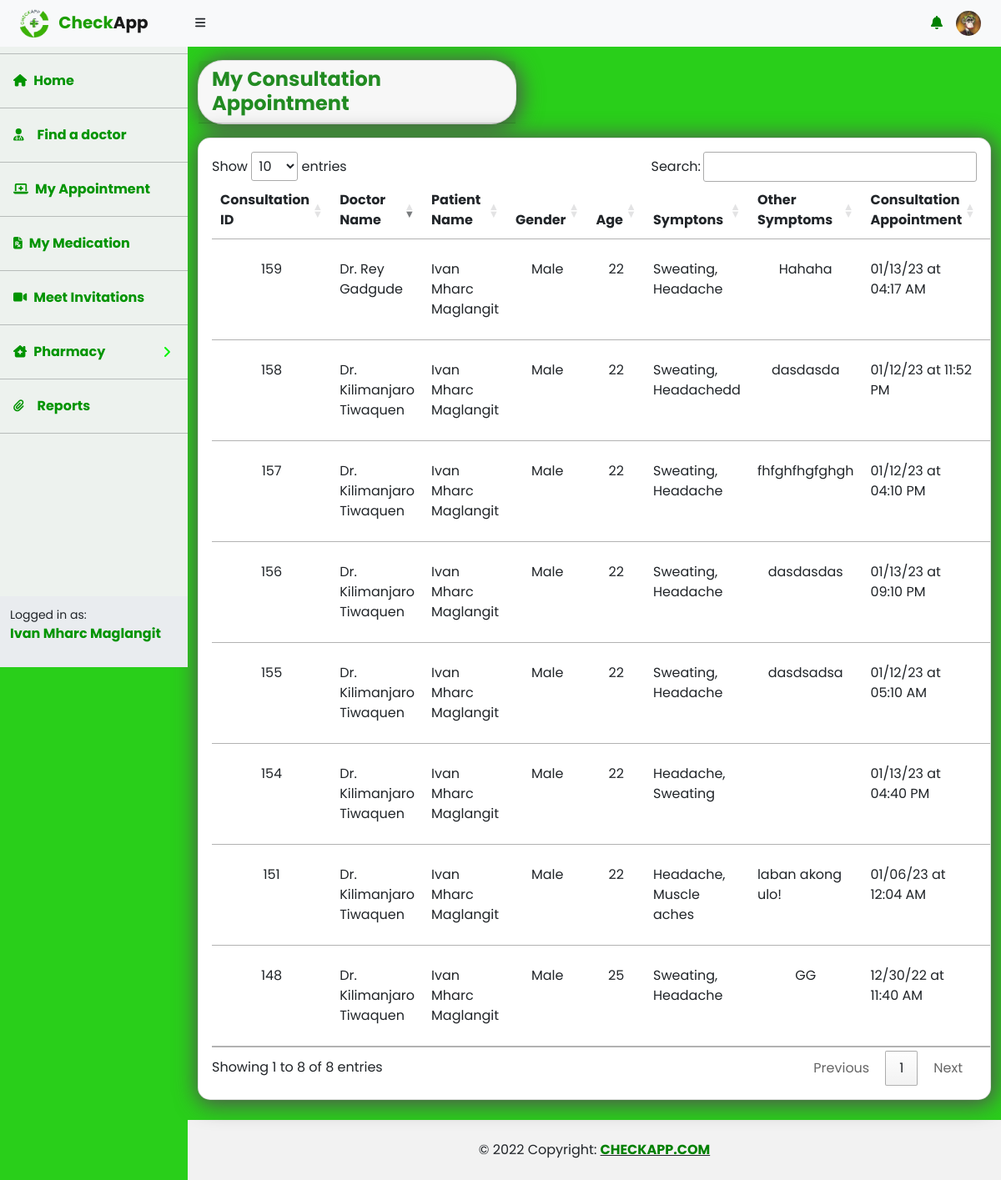
Screenshot of /Patient-Consultations.php (signed in) with the database file from the repository.
### tables this page shows
CREATE TABLE `patient_record` (
  `Patient_ID` int(11) NOT NULL,
  `FirstName` varchar(250) NOT NULL,
  `MiddleName` varchar(250) NOT NULL,
  `LastName` varchar(250) NOT NULL,
  `Birthdate` varchar(50) NOT NULL,
  `Age` varchar(50) NOT NULL,
  `Gender` varchar(15) NOT NULL,
  `Contact_No` varchar(11) NOT NULL,
  `Civil_Status` varchar(50) NOT NULL,
  `Province` varchar(100) NOT NULL,
  `City` varchar(100) NOT NULL,
  `Email` varchar(100) NOT NULL,
  `Password` varchar(100) NOT NULL,
  `Photo` varchar(50) NOT NULL
);

CREATE TABLE `consultation_record` (
  `Consultation_ID` int(11) NOT NULL,
  `Patient_ID` int(11) NOT NULL,
  `Doctor_ID` int(11) NOT NULL,
  `Doctor_Name` varchar(150) NOT NULL,
  `Patient_Photo` varchar(50) NOT NULL,
  `FirstName` varchar(100) DEFAULT NULL,
  `LastName` varchar(100) DEFAULT NULL,
  `Gender` varchar(25) DEFAULT NULL,
  `Age` varchar(50) NOT NULL,
  `Symptom` varchar(1000) DEFAULT NULL,
  `Other_Symptom` varchar(500) NOT NULL,
  `AppointmentDate` datetime DEFAULT NULL,
  `Consultation_Status` int(11) NOT NULL
);

### Patient-Consultations.php (the view, shortened to what this page needs)
<?php
include ('config.php');
?>
<!DOCTYPE html>
<html lang="en">
    <head>
        <link href="https://cdn.datatables.net/1.13.1/css/jquery.dataTables.min.css" rel="stylesheet" />
        <link href="css/styles.css" rel="stylesheet" />
    </head>
    <body class="sb-nav-fixed" style="font-family: 'Poppins', sans-serif;" >
        <?php include('includes/Patient-nav2.php');?>
        <?php include('includes/Patient-Sidenav.php');?>
            <div id="layoutSidenav_content">
                <main class="main">
                    <div class="container-fluid">
                        <div class="row">
                            <div class="col-lg-5">
                                <div class="card mt-3" id="shadow" style="border-radius: 30px;">
                                    <h4 class="card-header fw-bold d-flex justify-content-center">My Consultation Appointment</h4>
                                </div>
                            </div>
                        </div>
                        <div class="card mt-3 mb-4" style="border-radius: 15px;"  id="shadow" >
                            <div class="card-body table-responsive" >
                                <table class="table  table-sm table-hover" id="datatablesSimple">
                                    <thead>
                                        <tr>
                                            <th>Consultation ID</th>
                                            <th>Doctor Name</th>
                                            <th>Patient Name</th>
                                            <th>Gender</th>
                                            <th>Age</th>
                                            <th>Symptons</th>
                                            <th>Other Symptoms</th>
                                            <th>Consultation Appointment</th>
                                            <th>Actions</th>
                                        </tr>
                                    </thead>
                                    <tbody>
                                    <?php
                                     $query = "SELECT * FROM consultation_record WHERE Patient_ID = '$Patient_ID' ORDER BY Consultation_ID DESC ";
                                     $result = mysqli_query($connect, $query);
                                     while($row = mysqli_fetch_array($result)):?>
                                        <tr>
                                            <td> <div class="d-flex justify-content-center mt-3 mb-3"><?php echo $row['Consultation_ID']; ?></div></td>
                                            <td><div class="d-flex justify-content-center mt-3 mb-3">Dr. <?php echo $row['Doctor_Name']; ?></div></td>
                                            <td> <div class="d-flex justify-content-center mt-3 mb-3"><?php echo $row['FirstName']; ?> <?php echo $row['LastName'];?></div></td>
                                            <td><div class="d-flex justify-content-center mt-3 mb-3"><?php echo $row['Gender']; ?></div></td>
                                            <td><div class="d-flex justify-content-center mt-3 mb-3"><?php echo $row['Age']; ?></div></td>
                                            <td><div class="d-flex justify-content-center mt-3 mb-3"><?php echo $row['Symptom']; ?></div></td>
                                            <td><div class="d-flex justify-content-center mt-3 mb-3"><?php echo $row['Other_Symptom']; ?></div></td>
                                            <td><div class="d-flex justify-content-center mt-3 mb-3">
                                                <?php
                                                    $date = $row['AppointmentDate'];
                                                    $timestamp = strtotime($date);
                                                    $formatted_date = date("m/d/y", $timestamp);
                                                    $formatted_time = date("h:i A", $timestamp);
                                                    $at = "at";
                                                    ?>
                                                    <p><?php echo $formatted_date;?> <?php echo $at;?> <?php echo $formatted_time;?></p>
                                            </div></td>
                                            <td></td>
                                        </tr>
                                    <?php endwhile; ?>
                                    </tbody>
                                </table>
                            </div>
                        </div>
                    </div>
                </main>
                <?php include('includes/App-footer.php');?>
            </div>
        </div>
    </body>
</html>

### includes/Patient-nav2.php (shortened to what this page needs)
<nav class="sb-topnav navbar navbar-expand navbar-light bg-light">
            <a class="navbar-brand ps-3 fw-bold" href="#">
                <img class="round-circle" width="50px" height="50px" src="img/logo.png" alt="">
                <span style="color:#1c9e05;">Check</span>App
            </a>
            <button class="btn btn-link btn-sm order-1 order-lg-0 me-4 me-lg-0" id="sidebarToggle" href="#!"><i class="fas fa-bars"></i></button>
            <ul class="navbar-nav  ms-auto me-0" >
                <li class="nav-item dropdown">
                    <a class="nav-link " href="#" role="button" data-bs-toggle="dropdown" aria-expanded="false">
                        <i class="fas fa-bell" style="color:green;"></i>
                    </a>
                </li>
            </ul>
            <ul class="navbar-nav  ms-auto ms-md-0 me-3 me-0">
                <li class="nav-item dropdown">
                    <a class="nav-link " id="navbarDropdown" href="#" role="button" data-bs-toggle="dropdown" aria-expanded="false">
                    <?php
                        $Patient_ID = $_SESSION['Patient_ID'];
                        $query = "SELECT * FROM patient_record WHERE Patient_ID = '$Patient_ID'";
                        $result = mysqli_query($connect, $query);
                        while($row = mysqli_fetch_array($result)):?>
                            <img src="Patient_uploads/<?php echo $row['Photo']; ?> " alt="" class="rounded-circle " width="30" height="30">
                    <?php endwhile; ?>
                    </a>
                </li>
            </ul>
        </nav>

### includes/Patient-Sidenav.php (shortened to what this page needs)
<div id="layoutSidenav">
            <div id="layoutSidenav_nav">
                <nav class="sb-sidenav accordion sb-sidenav-light" id="sidenavAccordion">
                    <div class="sb-sidenav-menu">
                        <div class="nav">
                            <hr class="dropdown-divider bg-dark" />
                            <a id="nav-hover" class="nav-link fw-bold" href="Patient-dashboard.php">
                                <div class="sb-nav-link-icon"><i class="fas fa-home"></i></div>
                                Home
                            </a>
                            <hr class="dropdown-divider bg-dark" />
                            <a id="nav-hover" href="Patient-findadoctor.php" class="nav-link fw-bold"><div class="sb-nav-link-icon"><i
                                    class="fa fa-user-md me-2"></i></div>Find a doctor</a>
                            <hr class="dropdown-divider bg-dark" />
                            <a id="nav-hover" href="Patient-Consultations.php" class="nav-link fw-bold"><div class="sb-nav-link-icon"><i
                                    class="fa-solid fa-laptop-medical"></i></div> My Appointment</a>
                            <hr class="dropdown-divider bg-dark" />
                            <a id="nav-hover" href="Patient-Medication-table.php" class="nav-link fw-bold"><div class="sb-nav-link-icon"><i
                                    class="fa-solid fa-file-prescription"></i></div>My Medication</a>
                            <hr class="dropdown-divider bg-dark" />
                            <a id="nav-hover" href="Patient-MyInvitation.php" class="nav-link fw-bold"><div class="sb-nav-link-icon"><i
                                    class="fa-solid fa-video"></i></div>Meet Invitations</a>
                            <hr class="dropdown-divider bg-dark" />
                            <a class="nav-link collapsed fw-bold" id="nav-hover" href="#" data-bs-toggle="collapse" data-bs-target="#collapsePages" aria-expanded="false" aria-controls="collapsePages">
                                <div class="sb-nav-link-icon"><i class="fa-solid fa-clinic-medical"></i></div>
                                Pharmacy
                                <div class="sb-sidenav-collapse-arrow"><i class="fas fa-angle-down"></i></div>
                            </a>
                            <hr class="dropdown-divider bg-dark" />
                            <a id="nav-hover" href="#" class="nav-link fw-bold"><div class="sb-nav-link-icon"><i
                                    class="fa fa-paperclip me-2"></i></div>Reports</a>
                            <hr class="dropdown-divider bg-dark" />
                        </div>
                    </div>
                    <div class="sb-sidenav-footer">
                        <div class="small">Logged in as:</div>
                        <?php
                            $query = "SELECT * FROM patient_record WHERE Patient_ID = '$Patient_ID'";
                            $result = mysqli_query($connect, $query);
                            while($row = mysqli_fetch_array($result)):?>
                            <p style="color: #019401;" class="fw-bold"><?php echo $row['FirstName']; ?> <?php echo $row['LastName']; ?></p>
                        <?php endwhile; ?>
                    </div>
                </nav>
            </div>

### includes/App-footer.php
<footer class="text-center text-lg-start bg-white text-dark g-0">
    <div class="text-center p-4" style="background-color: rgba(0, 0, 0, 0.05);">
        © 2022 Copyright:
        <a class="text-reset fw-bold" href="#"><span style="color:green">CHECKAPP.COM</span></a>
    </div>
</footer>

### rows the page displays
patient_record: Photo (picture), FirstName "Ivan Mharc", LastName "Maglangit"
consultation_record: Consultation_ID "159", Doctor_Name "Rey Gadgude", FirstName "Ivan Mharc", LastName "Maglangit", Gender "Male", Age "22", Symptom "Sweating, Headache", Other_Symptom "Hahaha", AppointmentDate "01/13/23", at "at", AppointmentDate "04:17 AM"
consultation_record: Consultation_ID "158", Doctor_Name "Kilimanjaro Tiwaquen", FirstName "Ivan Mharc", LastName "Maglangit", Gender "Male", Age "22", Symptom "Sweating, Headachedd", Other_Symptom "dasdasda", AppointmentDate "01/12/23", at "at", AppointmentDate "11:52 PM"
consultation_record: Consultation_ID "157", Doctor_Name "Kilimanjaro Tiwaquen", FirstName "Ivan Mharc", LastName "Maglangit", Gender "Male", Age "22", Symptom "Sweating, Headache", Other_Symptom "fhfghfhgfghgh", AppointmentDate "01/12/23", at "at", AppointmentDate "04:10 PM"
consultation_record: Consultation_ID "156", Doctor_Name "Kilimanjaro Tiwaquen", FirstName "Ivan Mharc", LastName "Maglangit", Gender "Male", Age "22", Symptom "Sweating, Headache", Other_Symptom "dasdasdas", AppointmentDate "01/13/23", at "at", AppointmentDate "09:10 PM"
consultation_record: Consultation_ID "155", Doctor_Name "Kilimanjaro Tiwaquen", FirstName "Ivan Mharc", LastName "Maglangit", Gender "Male", Age "22", Symptom "Sweating, Headache", Other_Symptom "dasdsadsa", AppointmentDate "01/12/23", at "at", AppointmentDate "05:10 AM"
consultation_record: Consultation_ID "154", Doctor_Name "Kilimanjaro Tiwaquen", FirstName "Ivan Mharc", LastName "Maglangit", Gender "Male", Age "22", Symptom "Headache, Sweating", AppointmentDate "01/13/23", at "at", AppointmentDate "04:40 PM"
consultation_record: Consultation_ID "151", Doctor_Name "Kilimanjaro Tiwaquen", FirstName "Ivan Mharc", LastName "Maglangit", Gender "Male", Age "22", Symptom "Headache, Muscle aches", Other_Symptom "laban akong ulo!", AppointmentDate "01/06/23", at "at", AppointmentDate "12:04 AM"
consultation_record: Consultation_ID "148", Doctor_Name "Kilimanjaro Tiwaquen", FirstName "Ivan Mharc", LastName "Maglangit", Gender "Male", Age "25", Symptom "Sweating, Headache", Other_Symptom "GG", AppointmentDate "12/30/22", at "at", AppointmentDate "11:40 AM"
